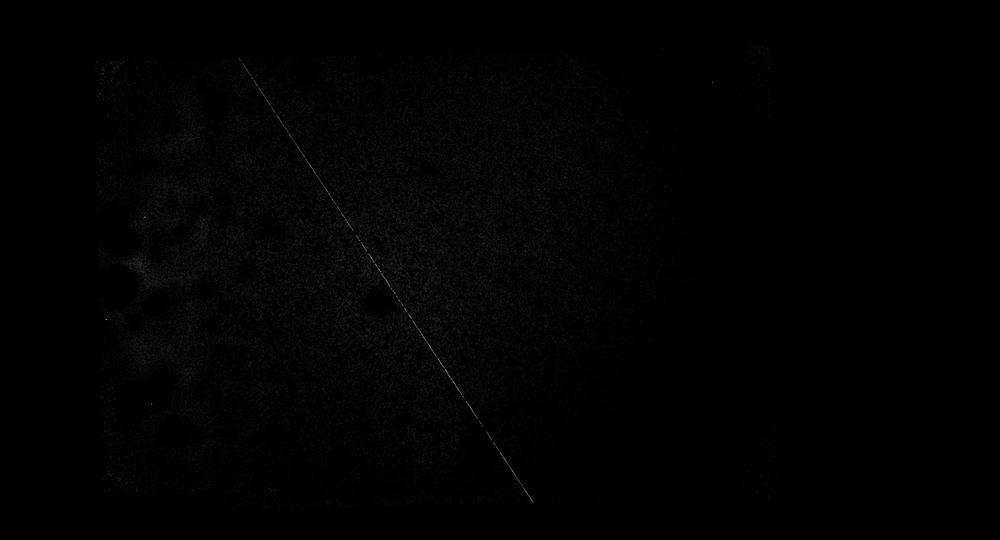
#> input picture opencv_test/line_test.png, 1000 x 540 px, shrunk from 7069 x 3817 before the run; its folder holds only this picture in this run
$ python -i fast_single_pixel_detector.py   (imports and definitions only)
#> lines starting #> are read from the running program, lines starting #| are printed output that depends on the picture; after the words box and inside, x2 and y2 are one past the last pixel; in counts of white or black regions, pixels touching at a corner belong together
#> further down, picture is the input picture: shape (540, 1000); min 0, max 132, mean 2
#!/usr/bin/env python3
# -*- coding: utf-8 -*-
"""
快速单像素噪点检测器
高效检测和处理单个像素的异常噪点
"""

import numpy as np
from astropy.io import fits
from scipy import ndimage
import os

def detect_hot_cold_pixels(image, hot_threshold=3.0, cold_threshold=3.0, kernel_size=5):
    """
    快速检测热像素和冷像素（单像素噪点）

    参数:
    image: 输入图像
    hot_threshold: 热像素阈值（标准差倍数）
    cold_threshold: 冷像素阈值（标准差倍数）
    kernel_size: 邻域大小

    返回:
    hot_pixels: 热像素掩码
    cold_pixels: 冷像素掩码
    """
#> called with hot_threshold = 3, cold_threshold = 3, kernel_size = 5

    print(f"检测热像素和冷像素...")
    print(f"热像素阈值: {hot_threshold}σ, 冷像素阈值: {cold_threshold}σ")
    print(f"邻域大小: {kernel_size}x{kernel_size}")

    # 计算局部中值
    print("计算局部中值...")
    local_median = ndimage.median_filter(image, size=kernel_size)
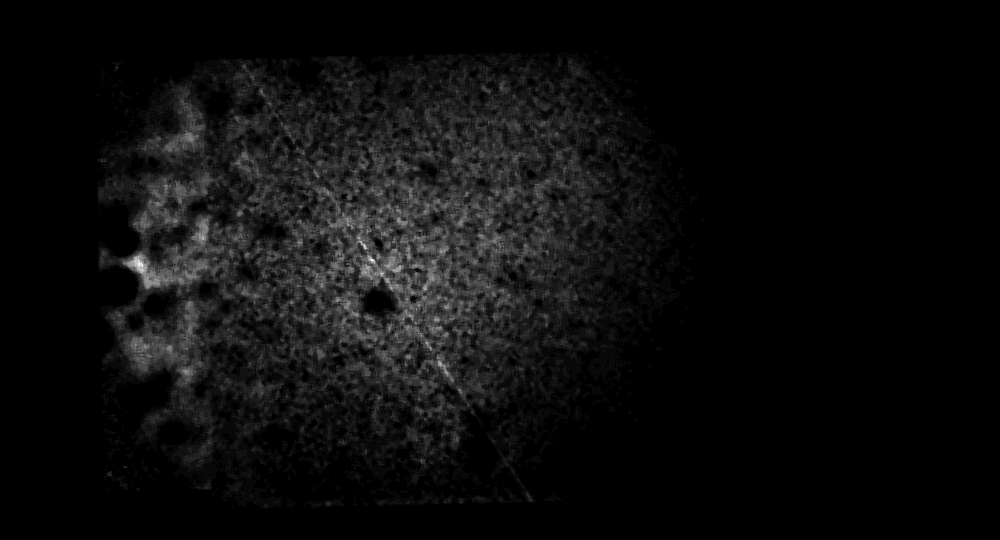
#> local_median: shape (540, 1000); min 0, max 30, mean 1.5; drawn with min black and max white

    # 计算局部标准差（使用MAD估计）
    print("计算局部标准差...")
    local_mad = ndimage.median_filter(np.abs(image - local_median), size=kernel_size)
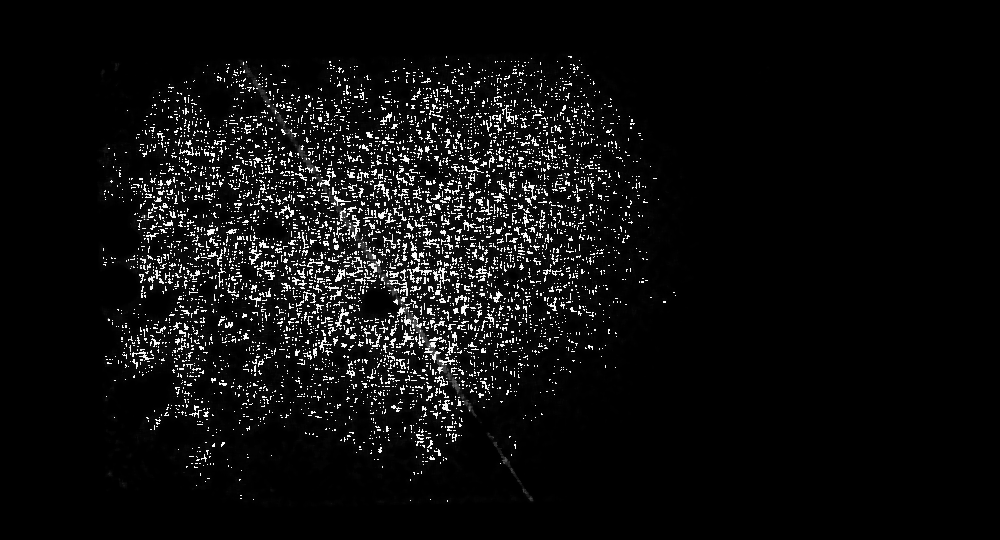
#> local_mad: shape (540, 1000); min 0, max 255, mean 14.3
    local_std = local_mad * 1.4826  # MAD到标准差的转换因子

    # 避免除零
    local_std = np.maximum(local_std, 1.0)

    # 计算标准化偏差
    deviation = (image - local_median) / local_std
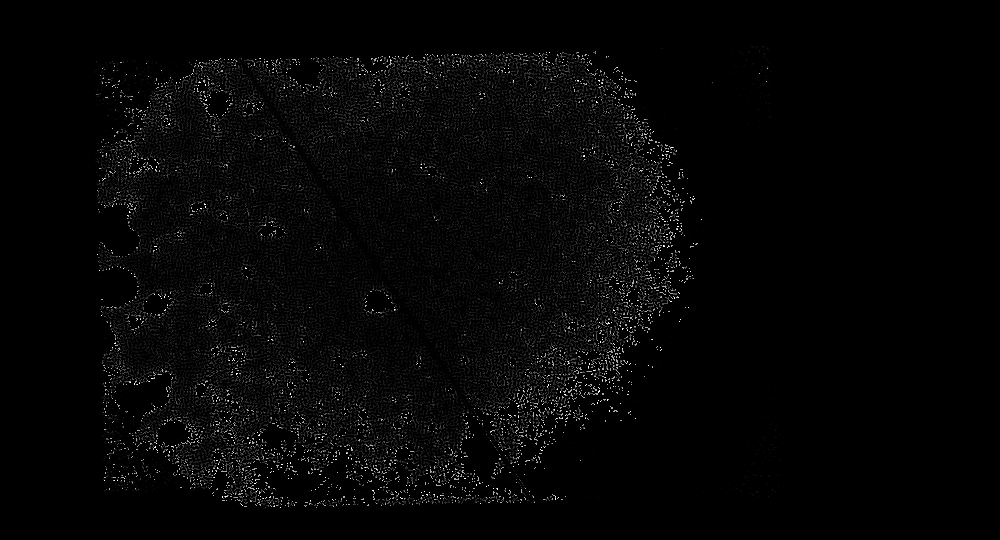
#> deviation: shape (540, 1000) float64; min 0, max 255, mean 5.8

    # 检测热像素（异常亮的像素）
    hot_pixels = deviation > hot_threshold
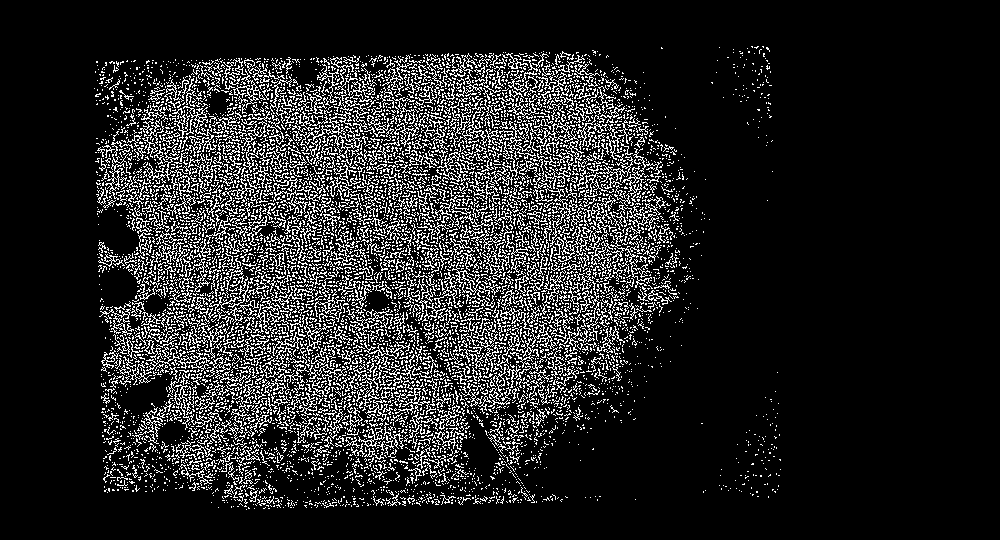
#> hot_pixels: shape (540, 1000) bool; 14% white in thin lines or dots, all inside (x1, y1, x2, y2) = (94, 46, 781, 510)

    # 检测冷像素（异常暗的像素）
    cold_pixels = deviation < -cold_threshold
#> cold_pixels: shape (540, 1000) bool; every value is 0

    # 过滤边界像素
    border = kernel_size // 2
    hot_pixels[:border, :] = False
    hot_pixels[-border:, :] = False
    hot_pixels[:, :border] = False
    hot_pixels[:, -border:] = False

    cold_pixels[:border, :] = False
    cold_pixels[-border:, :] = False
    cold_pixels[:, :border] = False
    cold_pixels[:, -border:] = False

    # 确保检测到的是单像素噪点
    hot_pixels = filter_single_pixels(hot_pixels)
    cold_pixels = filter_single_pixels(cold_pixels)

    hot_count = np.sum(hot_pixels)
    cold_count = np.sum(cold_pixels)

    print(f"检测到 {hot_count} 个热像素")
    print(f"检测到 {cold_count} 个冷像素")
    print(f"总计 {hot_count + cold_count} 个单像素噪点")

    return hot_pixels, cold_pixels

def filter_single_pixels(mask):
    """过滤掉连通区域，只保留单像素噪点"""

    # 标记连通区域
    labeled, num_features = ndimage.label(mask)
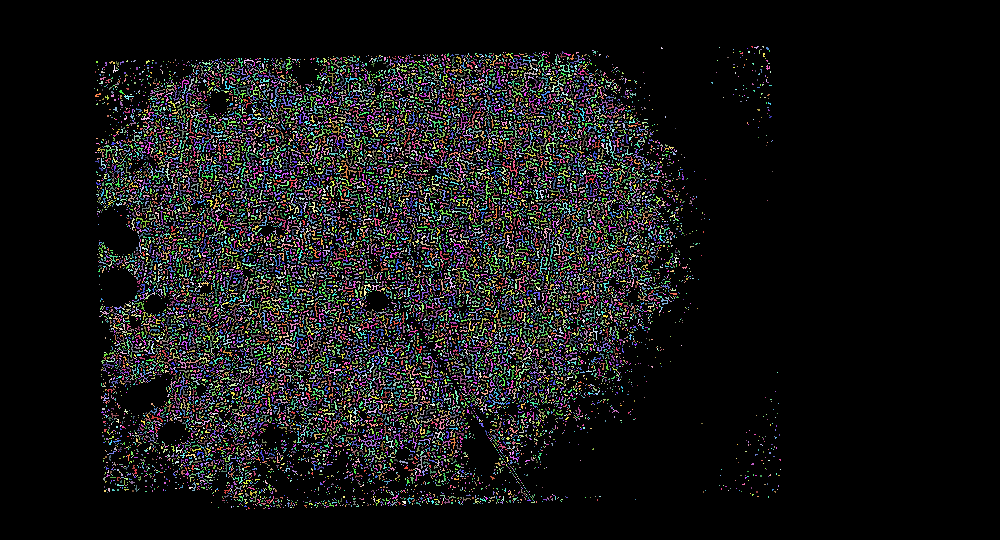
#> labeled: shape (540, 1000) int32; 18529 distinct labels, from 0 to 18528; one colour per label, 0 black
#> num_features = 18528

    # 只保留面积为1的区域（单像素）
    single_pixel_mask = np.zeros_like(mask)
    for i in range(1, num_features + 1):
        region = (labeled == i)
        if np.sum(region) == 1:  # 只有一个像素
            single_pixel_mask |= region
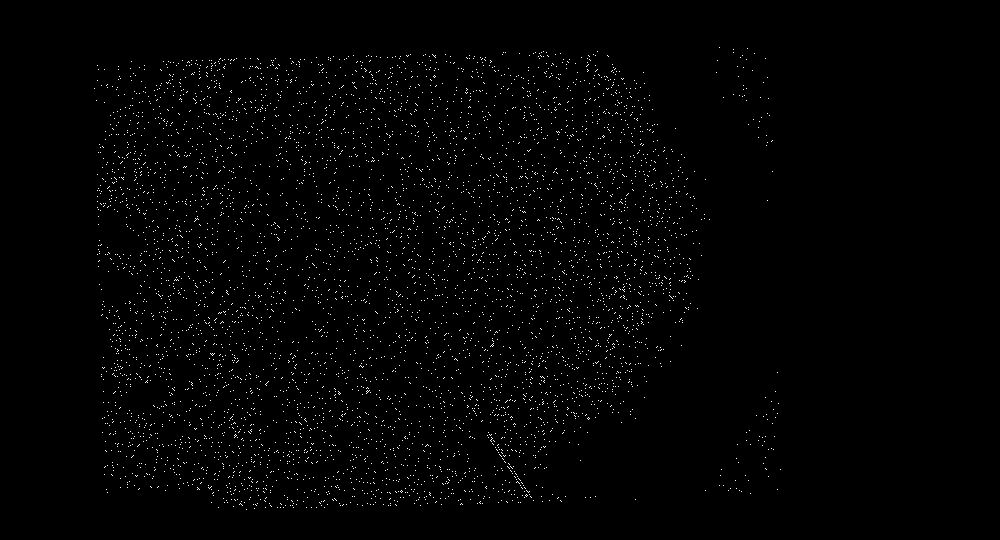
#> single_pixel_mask: shape (540, 1000) bool; 1.2% white in thin lines or dots, all inside (x1, y1, x2, y2) = (94, 47, 781, 510)

    return single_pixel_mask

# [211 lines left out: functions repair_pixels, bilinear_interpolation_repair, extract_noise_pixels, process_fits_single_pixel, main, not called in this run]

# [2 lines not run here, left out]

>>> import cv2
>>> picture = cv2.imread('../opencv_test/line_test.png', cv2.IMREAD_GRAYSCALE)
>>> result = detect_hot_cold_pixels(picture)
#> in filter_single_pixels (call 2), `labeled, num_features = ndimage.label(mask)`: labeled: shape (540, 1000) int32; every value is 0
#> in detect_hot_cold_pixels, `hot_count = np.sum(hot_pixels)`: hot_count = 6539
#> in detect_hot_cold_pixels, `cold_count = np.sum(cold_pixels)`: cold_count = 0
#| 检测到 6539 个热像素
#| 检测到 0 个冷像素
#| 总计 6539 个单像素噪点
